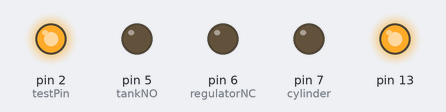
This sketch was run on a simulated Arduino Uno, built with avr-gcc and run on an emulated ATmega328P. Shown: output pins drawn as LEDs (lit = HIGH).

Above: at 2.5 s.
At 7.5 s:
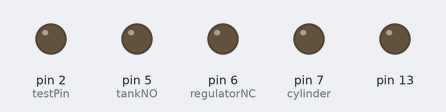
Timing chart, 0 to 13.0 s (numbered marks = the images above):
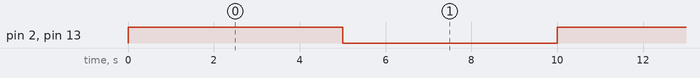

The sketch:

ComparePC.m.ino
```cpp
int triggerNO = 3;
int triggerNC = 4;
int tankNO = 5;
int regulatorNC = 6;
int cylinder = 7;
int testPin = 2;

void setup() {
  // put your setup code here, to run once:
  Serial.begin(9600);
  pinMode(triggerNO, OUTPUT);
  pinMode(triggerNC, OUTPUT);
  pinMode(tankNO, OUTPUT);
  pinMode(regulatorNC, OUTPUT);
  pinMode(cylinder, OUTPUT);
  pinMode(13, OUTPUT);
  pinMode(testPin, OUTPUT);
}

void loop() {
  digitalWrite(testPin, HIGH);
  digitalWrite(13, HIGH);
  delay(5000);
  digitalWrite(testPin, LOW);
  digitalWrite(13, LOW);
  delay(5000);
}
```

Measured:
- by itself, pin 2 (testPin), pin 13: alternates HIGH for 5.0 s and LOW for 5.0 s
